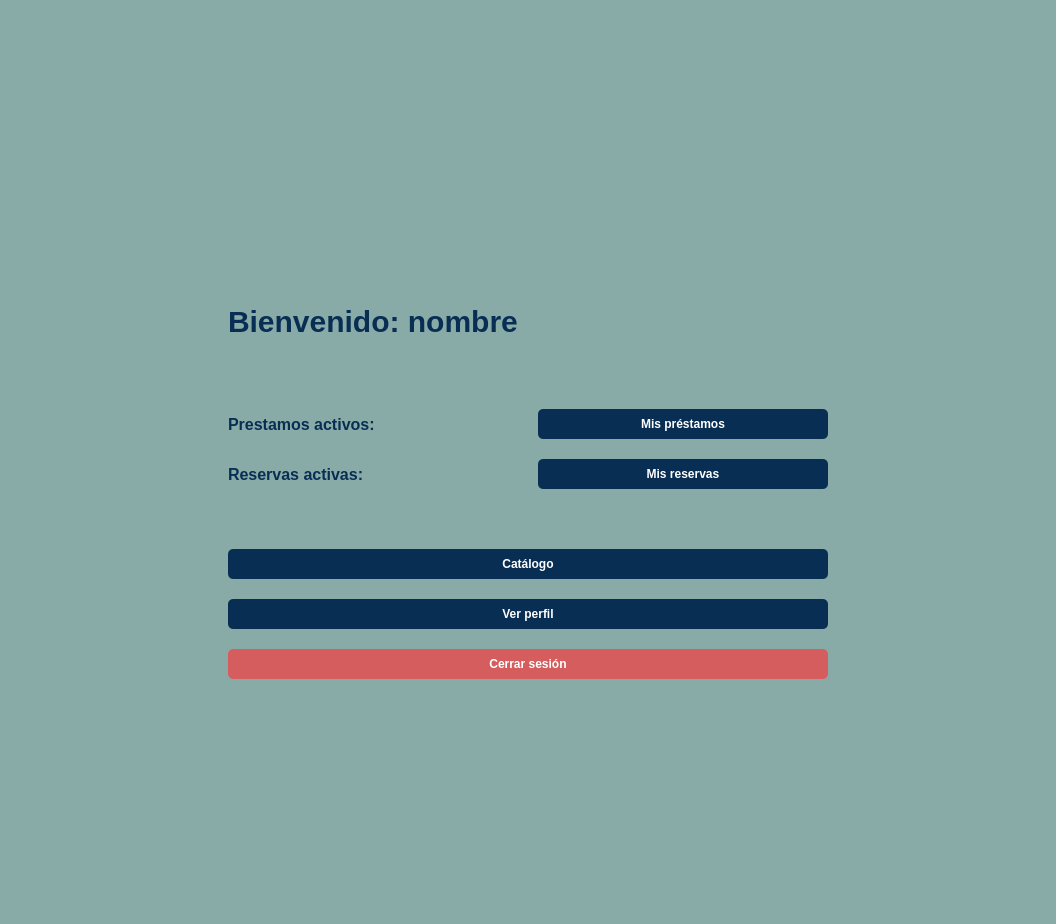
<?xml version="1.0" encoding="UTF-8"?>
<ui version="4.0">
 <class>Dialog</class>
 <widget class="QDialog" name="Dialog">
  <property name="geometry">
   <rect>
    <x>0</x>
    <y>0</y>
    <width>1056</width>
    <height>924</height>
   </rect>
  </property>
  <property name="windowTitle">
   <string>Dialog</string>
  </property>
  <property name="styleSheet">
   <string notr="true">#Dialog {
    background-color: #89ABA7;
}</string>
  </property>
  <layout class="QHBoxLayout" name="horizontalLayout_5">
   <item>
    <layout class="QHBoxLayout" name="horizontalLayout_3">
     <item>
      <spacer name="horizontalSpacer">
       <property name="orientation">
        <enum>Qt::Horizontal</enum>
       </property>
       <property name="sizeHint" stdset="0">
        <size>
         <width>40</width>
         <height>20</height>
        </size>
       </property>
      </spacer>
     </item>
    </layout>
   </item>
   <item>
    <layout class="QVBoxLayout" name="verticalLayout_2">
     <property name="spacing">
      <number>20</number>
     </property>
     <property name="sizeConstraint">
      <enum>QLayout::SetMinAndMaxSize</enum>
     </property>
     <item>
      <spacer name="verticalSpacer_4">
       <property name="orientation">
        <enum>Qt::Vertical</enum>
       </property>
       <property name="sizeHint" stdset="0">
        <size>
         <width>20</width>
         <height>40</height>
        </size>
       </property>
      </spacer>
     </item>
     <item>
      <spacer name="verticalSpacer_8">
       <property name="orientation">
        <enum>Qt::Vertical</enum>
       </property>
       <property name="sizeHint" stdset="0">
        <size>
         <width>20</width>
         <height>40</height>
        </size>
       </property>
      </spacer>
     </item>
     <item>
      <layout class="QHBoxLayout" name="horizontalLayout_4">
       <item>
        <spacer name="horizontalSpacer_4">
         <property name="orientation">
          <enum>Qt::Horizontal</enum>
         </property>
         <property name="sizeHint" stdset="0">
          <size>
           <width>40</width>
           <height>20</height>
          </size>
         </property>
        </spacer>
       </item>
       <item>
        <widget class="QLabel" name="label_4">
         <property name="sizePolicy">
          <sizepolicy hsizetype="Fixed" vsizetype="Preferred">
           <horstretch>0</horstretch>
           <verstretch>0</verstretch>
          </sizepolicy>
         </property>
         <property name="maximumSize">
          <size>
           <width>200</width>
           <height>180</height>
          </size>
         </property>
         <property name="text">
          <string/>
         </property>
         <property name="pixmap">
          <pixmap>recursos/logo.png</pixmap>
         </property>
         <property name="scaledContents">
          <bool>true</bool>
         </property>
         <property name="alignment">
          <set>Qt::AlignCenter</set>
         </property>
        </widget>
       </item>
       <item>
        <spacer name="horizontalSpacer_3">
         <property name="orientation">
          <enum>Qt::Horizontal</enum>
         </property>
         <property name="sizeHint" stdset="0">
          <size>
           <width>40</width>
           <height>20</height>
          </size>
         </property>
        </spacer>
       </item>
      </layout>
     </item>
     <item>
      <spacer name="verticalSpacer_6">
       <property name="orientation">
        <enum>Qt::Vertical</enum>
       </property>
       <property name="sizeHint" stdset="0">
        <size>
         <width>20</width>
         <height>40</height>
        </size>
       </property>
      </spacer>
     </item>
     <item>
      <layout class="QHBoxLayout" name="horizontalLayout_11">
       <property name="topMargin">
        <number>20</number>
       </property>
       <property name="bottomMargin">
        <number>20</number>
       </property>
       <item>
        <widget class="QLabel" name="linea_nombre">
         <property name="styleSheet">
          <string notr="true">font-family: 'Segoe UI', sans-serif;
font-size: 30px;
font-weight: bold;
color: #082e53; </string>
         </property>
         <property name="text">
          <string>Bienvenido: nombre</string>
         </property>
        </widget>
       </item>
      </layout>
     </item>
     <item>
      <spacer name="verticalSpacer_3">
       <property name="orientation">
        <enum>Qt::Vertical</enum>
       </property>
       <property name="sizeType">
        <enum>QSizePolicy::Preferred</enum>
       </property>
       <property name="sizeHint" stdset="0">
        <size>
         <width>20</width>
         <height>30</height>
        </size>
       </property>
      </spacer>
     </item>
     <item>
      <layout class="QVBoxLayout" name="verticalLayout_4"/>
     </item>
     <item>
      <layout class="QHBoxLayout" name="horizontalLayout_2">
       <item>
        <widget class="QLabel" name="linea_prestamos">
         <property name="styleSheet">
          <string notr="true">font-family: 'Segoe UI', sans-serif;
font-size: 16px;
font-weight: bold;
color: #082e53; </string>
         </property>
         <property name="text">
          <string>Prestamos activos:</string>
         </property>
        </widget>
       </item>
       <item>
        <widget class="QPushButton" name="boton_prestamos">
         <property name="styleSheet">
          <string notr="true">QPushButton {
    background-color: #082e53; 
    color: white;  
    border-radius: 5px; 
    padding: 8px;  
    font-weight: bold;
}

QPushButton:hover {
    background-color: #1b5084; 
}

QPushButton:pressed {
    background-color: #031324; 
}</string>
         </property>
         <property name="text">
          <string>Mis préstamos</string>
         </property>
         <property name="autoDefault">
          <bool>false</bool>
         </property>
        </widget>
       </item>
      </layout>
     </item>
     <item>
      <layout class="QHBoxLayout" name="horizontalLayout">
       <item>
        <widget class="QLabel" name="linea_reservas">
         <property name="styleSheet">
          <string notr="true">font-family: 'Segoe UI', sans-serif;
font-size: 16px;
font-weight: bold;
color: #082e53; </string>
         </property>
         <property name="text">
          <string>Reservas activas:</string>
         </property>
        </widget>
       </item>
       <item>
        <widget class="QPushButton" name="boton_reservas">
         <property name="styleSheet">
          <string notr="true">QPushButton {
    background-color: #082e53; 
    color: white;  
    border-radius: 5px; 
    padding: 8px;  
    font-weight: bold;
}

QPushButton:hover {
    background-color: #1b5084; 
}

QPushButton:pressed {
    background-color: #031324; 
}</string>
         </property>
         <property name="text">
          <string>Mis reservas</string>
         </property>
         <property name="autoDefault">
          <bool>false</bool>
         </property>
        </widget>
       </item>
      </layout>
     </item>
     <item>
      <spacer name="verticalSpacer">
       <property name="orientation">
        <enum>Qt::Vertical</enum>
       </property>
       <property name="sizeType">
        <enum>QSizePolicy::Preferred</enum>
       </property>
       <property name="sizeHint" stdset="0">
        <size>
         <width>20</width>
         <height>40</height>
        </size>
       </property>
      </spacer>
     </item>
     <item>
      <widget class="QPushButton" name="boton_catalogo">
       <property name="minimumSize">
        <size>
         <width>600</width>
         <height>0</height>
        </size>
       </property>
       <property name="styleSheet">
        <string notr="true">QPushButton {
    background-color: #082e53; 
    color: white;  
    border-radius: 5px; 
    padding: 8px;  
    font-weight: bold;
}

QPushButton:hover {
    background-color: #1b5084; 
}

QPushButton:pressed {
    background-color: #031324; 
}</string>
       </property>
       <property name="text">
        <string>Catálogo</string>
       </property>
       <property name="autoDefault">
        <bool>false</bool>
       </property>
      </widget>
     </item>
     <item>
      <widget class="QPushButton" name="boton_perfil">
       <property name="styleSheet">
        <string notr="true">QPushButton {
    background-color: #082e53; 
    color: white;  
    border-radius: 5px; 
    padding: 8px;  
    font-weight: bold;
}

QPushButton:hover {
    background-color: #1b5084; 
}

QPushButton:pressed {
    background-color: #031324; 
}</string>
       </property>
       <property name="text">
        <string>Ver perfil</string>
       </property>
       <property name="autoDefault">
        <bool>false</bool>
       </property>
      </widget>
     </item>
     <item>
      <widget class="QPushButton" name="boton_cerrar">
       <property name="styleSheet">
        <string notr="true">QPushButton {
    background-color: #D65D5D; 
    color: white;  
    border-radius: 5px; 
    padding: 8px;  
    font-weight: bold;
    border: none;
}

QPushButton:hover {
    background-color: #FF9696; 
}

QPushButton:pressed {
    background-color: #D65D5D; 
}</string>
       </property>
       <property name="text">
        <string>Cerrar sesión</string>
       </property>
       <property name="autoDefault">
        <bool>false</bool>
       </property>
      </widget>
     </item>
     <item>
      <spacer name="verticalSpacer_7">
       <property name="orientation">
        <enum>Qt::Vertical</enum>
       </property>
       <property name="sizeHint" stdset="0">
        <size>
         <width>20</width>
         <height>40</height>
        </size>
       </property>
      </spacer>
     </item>
     <item>
      <spacer name="verticalSpacer_5">
       <property name="orientation">
        <enum>Qt::Vertical</enum>
       </property>
       <property name="sizeHint" stdset="0">
        <size>
         <width>20</width>
         <height>40</height>
        </size>
       </property>
      </spacer>
     </item>
     <item>
      <spacer name="verticalSpacer_2">
       <property name="orientation">
        <enum>Qt::Vertical</enum>
       </property>
       <property name="sizeHint" stdset="0">
        <size>
         <width>20</width>
         <height>40</height>
        </size>
       </property>
      </spacer>
     </item>
    </layout>
   </item>
   <item>
    <spacer name="horizontalSpacer_2">
     <property name="orientation">
      <enum>Qt::Horizontal</enum>
     </property>
     <property name="sizeHint" stdset="0">
      <size>
       <width>209</width>
       <height>20</height>
      </size>
     </property>
    </spacer>
   </item>
  </layout>
 </widget>
 <resources/>
 <connections/>
</ui>
